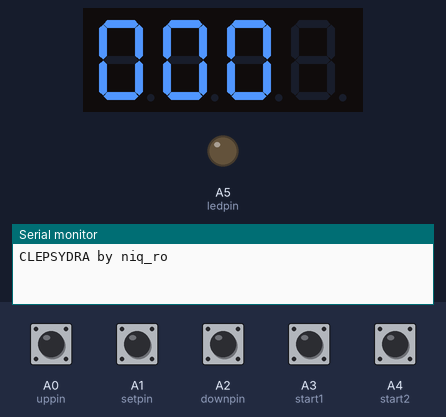
The sketch below on a simulated Arduino Uno, built with avr-gcc and run on an emulated ATmega328P. On the bench: 4-digit seven-segment display, output pins drawn as LEDs (lit = HIGH), the last lines printed to the serial monitor. Wiring (inferred from the names in the program): 4-digit 7-segment display, segments lit when HIGH: segments pin 2, pin 3, pin 4, pin 5, pin 12, pin 7, pin 8, pin 13; digit selects pin 11, pin 10, pin 9, pin 6. Inputs (shaded band) come from the test bench; at power-on: A0 (uppin), A1 (setpin), A2 (downpin), A3 (start1), A4 (start2) HIGH. EEPROM starts erased; the segment pins are drawn as the display they are named for; pins used as bus, display or sensor lines are not drawn.

Above: at 1.4 s.
1.5 s: A1 (setpin) pulled LOW for 0.15 s
At 4.1 s:
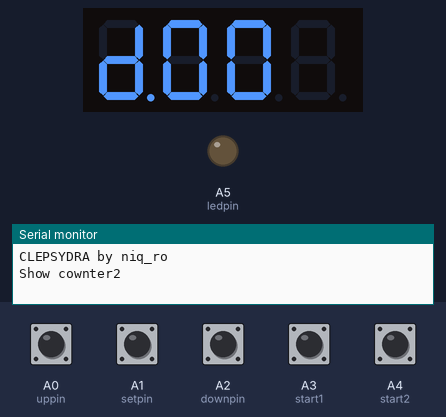
4.6 s: A1 (setpin) pulled LOW for 1 s
At 5.4 s:
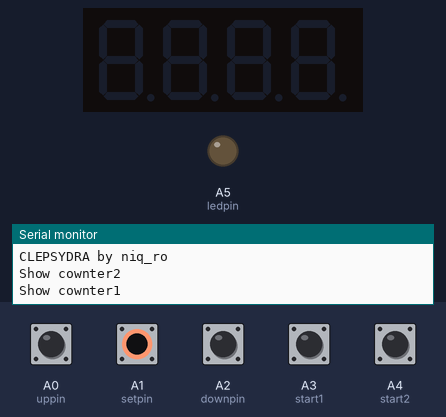
8.1 s: A0 (uppin) pulled LOW for 1 s
At 9.6 s:
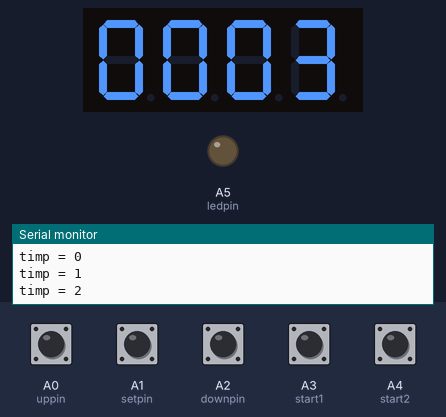
10.6 s: A3 (start1) pulled LOW for 0.15 s
At 12.0 s:
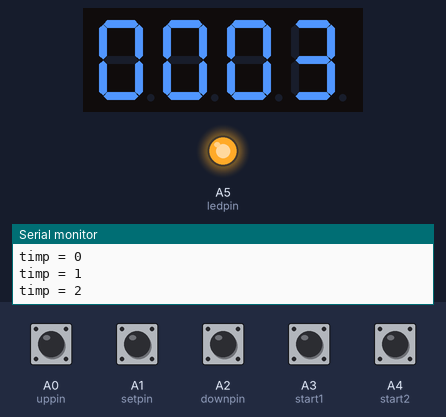
Timing chart, 0 to 16.7 s (numbered marks = the images above; inputs shaded):
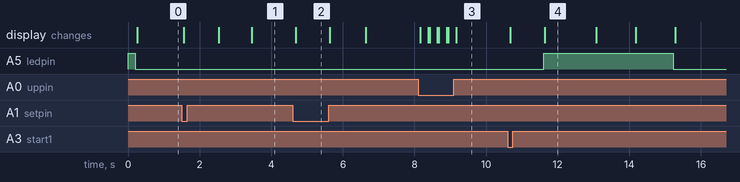

The sketch:

clepsydra_1m2b.ino
```cpp
/*
 base sketch: https://cdn.sparkfun.com/datasheets/Components/LED/_7Seg_Example.pde
 4 digit 7 segment display: http://www.sparkfun.com/products/9483
 7 segments + 4 digits + 1 colon = 12 pins required for full control
modified connexion by Nicu FLORICA (niq_ro) from http://nicuflorica.blogspot.com
http://arduinotehniq.blogspot.com
http://www.tehnic.go.ro
http://www.arduinotehniq.com/

CLEPSYDRA - write by Nicu FLORICA (niq_ro) for Biyachie
ver.1.0 - initial version (20.09.2017)
ver.1.1 - made basic function (22.09.2017)
ver.1.2 - store value in EEPROM memory )(0 to 255)
ver.1.2a - strore bigger value (999 maximum)
ver.1.2b - for maxim value as 9999
*/

#include "EEPROM.h"// http://tronixstuff.com/2011/03/16/tutorial-your-arduinos-inbuilt-eeprom/

int digit1 = 11; //PWM pin for control digit 1 (left side)
int digit2 = 10; //PWM pin for control digit 2
int digit3 = 9;  //PWM pin for control digit 3
int digit4 = 6;  //PWM pin for control digit 4 (right side)

int segA = 2; // pin for control "a" segment
int segB = 3; // pin for control "b" segment
int segC = 4; // pin for control "c" segment
int segD = 5; // pin for control "d" segment
int segE = 12; // pin for control e" segment
int segF = 7; // pin for control "f" segment
int segG = 8; // pin for control "g" segment
int segDP = 13; // pin for control decimal point

#define uppin A0   // pin for increase value (+)  (A0---SW0---GND)
#define setpin A1   // pin for MENU/change (A1---SW1--GND)
#define downpin A2   // pin for decrease value (-) (A2---SW2---GND)
#define start1 A3   // pin for start1 type (A3---SW3---GND)
#define start2 A4   // pin for start2 type (A4---SW4---GND)
#define ledpin A5   // pin for control LED (A5---LED--220R--GND)


int DISPLAY_BRIGHTNESS = 500;
//Display brightness
//Each digit is on for a certain amount of microseconds
//Then it is off until we have reached a total of 20ms for the function call
//Let's assume each digit is on for 1000us
//Each digit is on for 1ms, there are 4 digits, so the display is off for 16ms.
//That's a ratio of 1ms to 16ms or 6.25% on time (PWM).
//Let's define a variable called brightness that varies from:
//5000 blindingly bright (15.7mA current draw per digit)
//2000 shockingly bright (11.4mA current draw per digit)
//1000 pretty bright (5.9mA)
//500 normal (3mA)
//200 dim but readable (1.4mA)
//50 dim but readable (0.56mA)
//5 dim but readable (0.31mA)
//1 dim but readable in dark (0.28mA)

/*
//for common catode
#define DIGIT_ON  HIGH
#define DIGIT_OFF  LOW
#define SEGMENT_ON  LOW
#define SEGMENT_OFF HIGH
*/

// for common anode
#define DIGIT_ON  LOW
#define DIGIT_OFF  HIGH
#define SEGMENT_ON  HIGH
#define SEGMENT_OFF LOW

int timp;
int numaratoare;

byte meniu = 2;

int cicluri = 250;  // for DISPLAY_BRIGHTNESS = 500;
// NOTE: value for "cicluri" is important to precizion the clock
int timpramas = timp;

int timpmax = 9999;  // maximul value for time
int numaratoaremax = 9999; // maximum malue for couter

int timp1, timp2;
int numaratoare1, numaratoare2;

void setup() {
  pinMode(segA, OUTPUT);
  pinMode(segB, OUTPUT);
  pinMode(segC, OUTPUT);
  pinMode(segD, OUTPUT);
  pinMode(segE, OUTPUT);
  pinMode(segF, OUTPUT);
  pinMode(segG, OUTPUT);
  pinMode(segDP, OUTPUT);

  pinMode(digit1, OUTPUT);
  pinMode(digit2, OUTPUT);
  pinMode(digit3, OUTPUT);
  pinMode(digit4, OUTPUT);

 Serial.begin(9600);
 Serial.println("CLEPSYDRA by niq_ro");

 pinMode(uppin, INPUT);  //   (A0---SW0---GND)
 pinMode(setpin, INPUT);  //  (A1---SW1---GND)
 pinMode(downpin, INPUT);  // (A2---SW2---GND)
 pinMode(start1, INPUT);  //  (A3---SW3---GND)
 pinMode(start2, INPUT);  //  (A4---SW4---GND)

 digitalWrite(uppin, HIGH); // pull-ups on
 digitalWrite(setpin, HIGH);
 digitalWrite(downpin, HIGH);
 digitalWrite(start1, HIGH);
 digitalWrite(start2, HIGH);

pinMode(ledpin, OUTPUT); // control led
digitalWrite(ledpin, HIGH);
delay(200);
digitalWrite(ledpin, LOW);

// uncomment first time next 4 lines, upload sketch, comment lines and upload again...
//EEPROM.write(100,1);
//EEPROM.write(101,0);
//EEPROM.write(102,1);
//EEPROM.write(103,0);

timp = EEPROM.read(100) + 256*EEPROM.read(101);
numaratoare = EEPROM.read(102) + 256*EEPROM.read(103);

if (timp > timpmax)
{
  timp = 1; // if is wrong value in EEPROM memory punt minimum value
  EEPROM.write(100,0);
  EEPROM.write(101,1);
}
if (numaratoare > numaratoaremax)
{
  numaratoare = 0; // reset counter (d.xxx)
  EEPROM.write(102,0);
  EEPROM.write(103,0);
}

//numaratoare = 996;  // just for tests
}

void loop() {

if (meniu == 2)
{

for(int i = cicluri ; i >0  ; i--)
{
displayNumber(timp); // this is number to diplay
if (!(digitalRead(uppin)))
 {
  Serial.print("timp = ");
  Serial.println(timp);
  timp = timp + 1;
  if (timp > timpmax) timp = timpmax;
  timp1 = timp/256;
  timp2 = timp - 256*timp1;
  EEPROM.write(100,timp2);
  EEPROM.write(101,timp1);
  timpramas = timp;
  delay(250);
 }

if (!(digitalRead(downpin)))
 {
  Serial.print("timp = ");
  Serial.println(timp);
  timp = timp - 1;
  if (timp <=0) timp = 1;
  timp1 = timp/256;
  timp2 = timp - 256*timp1;
  EEPROM.write(100,timp2);
  EEPROM.write(101,timp1);
  timpramas = timp;
  delay(250);
 }

 if (!(digitalRead(setpin)))
 {
  Serial.println("Show cownter2");
  meniu = 3;
  delay(1000);
 }

if (!(digitalRead(start1)))
 {
  numaratoare = numaratoare + 1;  // increase value with 1
  if (numaratoare > numaratoaremax) numaratoare = 0; // reset value
  numaratoare1 = numaratoare/256;
  numaratoare2 = numaratoare - 256*numaratoare1;
  EEPROM.write(102,numaratoare2);
  EEPROM.write(103,numaratoare1);
  delay(1000);
  digitalWrite(ledpin, HIGH);
  meniu = 1;
 }

if (!(digitalRead(start2)))
 {
  numaratoare = numaratoare + 2;  // increase value with 1
  if (numaratoare > numaratoaremax) numaratoare = 0; // reset value
  numaratoare1 = numaratoare/256;
  numaratoare2 = numaratoare - 256*numaratoare1;
  EEPROM.write(102,numaratoare2);
  EEPROM.write(103,numaratoare1);
  delay(1000);
  digitalWrite(ledpin, HIGH);
  meniu = 1;
 }
}
}  // end meniu = 2

if (meniu == 3)
{

for(int i = cicluri ; i >0  ; i--)
{
  if (numaratoare <=999) displayNumber1(numaratoare); // this is number to diplay
  else displayNumber(numaratoare);

 if (!(digitalRead(setpin)))
 {
  Serial.println("Show cownter1");
  meniu = 2;
  delay(1000);
 }
}
}  // end meniu = 3


 if (meniu == 1)
 {
 for(int i = cicluri ; i >0  ; i--)
   {
     displayNumber(timpramas); // this is number to diplay
   }
 timpramas = timpramas -1; // decrease number

if (timpramas < 1) // if time is gone
{
timpramas = timp;
digitalWrite(ledpin, LOW);
meniu = 2;
}
 }  // end meniu = 1


} // end main program


//Given a number, turns on those segments
//If number == 10, then turn off number
void lightNumber(int numberToDisplay) {
  switch (numberToDisplay){

  case 0:
    digitalWrite(segA, SEGMENT_ON);
    digitalWrite(segB, SEGMENT_ON);
    digitalWrite(segC, SEGMENT_ON);
    digitalWrite(segD, SEGMENT_ON);
    digitalWrite(segE, SEGMENT_ON);
    digitalWrite(segF, SEGMENT_ON);
    digitalWrite(segG, SEGMENT_OFF);
    break;

  case 1:
    digitalWrite(segA, SEGMENT_OFF);
    digitalWrite(segB, SEGMENT_ON);
    digitalWrite(segC, SEGMENT_ON);
    digitalWrite(segD, SEGMENT_OFF);
    digitalWrite(segE, SEGMENT_OFF);
    digitalWrite(segF, SEGMENT_OFF);
    digitalWrite(segG, SEGMENT_OFF);
    break;

  case 2:
    digitalWrite(segA, SEGMENT_ON);
    digitalWrite(segB, SEGMENT_ON);
    digitalWrite(segC, SEGMENT_OFF);
    digitalWrite(segD, SEGMENT_ON);
    digitalWrite(segE, SEGMENT_ON);
    digitalWrite(segF, SEGMENT_OFF);
    digitalWrite(segG, SEGMENT_ON);
    break;

  case 3:
    digitalWrite(segA, SEGMENT_ON);
    digitalWrite(segB, SEGMENT_ON);
    digitalWrite(segC, SEGMENT_ON);
    digitalWrite(segD, SEGMENT_ON);
    digitalWrite(segE, SEGMENT_OFF);
    digitalWrite(segF, SEGMENT_OFF);
    digitalWrite(segG, SEGMENT_ON);
    break;

  case 4:
    digitalWrite(segA, SEGMENT_OFF);
    digitalWrite(segB, SEGMENT_ON);
    digitalWrite(segC, SEGMENT_ON);
    digitalWrite(segD, SEGMENT_OFF);
    digitalWrite(segE, SEGMENT_OFF);
    digitalWrite(segF, SEGMENT_ON);
    digitalWrite(segG, SEGMENT_ON);
    break;

  case 5:
    digitalWrite(segA, SEGMENT_ON);
    digitalWrite(segB, SEGMENT_OFF);
    digitalWrite(segC, SEGMENT_ON);
    digitalWrite(segD, SEGMENT_ON);
    digitalWrite(segE, SEGMENT_OFF);
    digitalWrite(segF, SEGMENT_ON);
    digitalWrite(segG, SEGMENT_ON);
    break;

  case 6:
    digitalWrite(segA, SEGMENT_ON);
    digitalWrite(segB, SEGMENT_OFF);
    digitalWrite(segC, SEGMENT_ON);
    digitalWrite(segD, SEGMENT_ON);
    digitalWrite(segE, SEGMENT_ON);
    digitalWrite(segF, SEGMENT_ON);
    digitalWrite(segG, SEGMENT_ON);
    break;

  case 7:
    digitalWrite(segA, SEGMENT_ON);
    digitalWrite(segB, SEGMENT_ON);
    digitalWrite(segC, SEGMENT_ON);
    digitalWrite(segD, SEGMENT_OFF);
    digitalWrite(segE, SEGMENT_OFF);
    digitalWrite(segF, SEGMENT_OFF);
    digitalWrite(segG, SEGMENT_OFF);
    break;

  case 8:
    digitalWrite(segA, SEGMENT_ON);
    digitalWrite(segB, SEGMENT_ON);
    digitalWrite(segC, SEGMENT_ON);
    digitalWrite(segD, SEGMENT_ON);
    digitalWrite(segE, SEGMENT_ON);
    digitalWrite(segF, SEGMENT_ON);
    digitalWrite(segG, SEGMENT_ON);
    break;

  case 9:
    digitalWrite(segA, SEGMENT_ON);
    digitalWrite(segB, SEGMENT_ON);
    digitalWrite(segC, SEGMENT_ON);
    digitalWrite(segD, SEGMENT_ON);
    digitalWrite(segE, SEGMENT_OFF);
    digitalWrite(segF, SEGMENT_ON);
    digitalWrite(segG, SEGMENT_ON);
    break;

  // all segment are ON
  case 10:
    digitalWrite(segA, SEGMENT_OFF);
    digitalWrite(segB, SEGMENT_OFF);
    digitalWrite(segC, SEGMENT_OFF);
    digitalWrite(segD, SEGMENT_OFF);
    digitalWrite(segE, SEGMENT_OFF);
    digitalWrite(segF, SEGMENT_OFF);
    digitalWrite(segG, SEGMENT_OFF);
    break;

    // degree symbol made by niq_ro
  case 11:
    digitalWrite(segA, SEGMENT_ON);
    digitalWrite(segB, SEGMENT_ON);
    digitalWrite(segC, SEGMENT_OFF);
    digitalWrite(segD, SEGMENT_OFF);
    digitalWrite(segE, SEGMENT_OFF);
    digitalWrite(segF, SEGMENT_ON);
    digitalWrite(segG, SEGMENT_ON);
    break;

  // C letter made by niq_ro
  case 12:
    digitalWrite(segA, SEGMENT_ON);
    digitalWrite(segB, SEGMENT_OFF);
    digitalWrite(segC, SEGMENT_OFF);
    digitalWrite(segD, SEGMENT_ON);
    digitalWrite(segE, SEGMENT_ON);
    digitalWrite(segF, SEGMENT_ON);
    digitalWrite(segG, SEGMENT_OFF);
    break;

  // H letter made by niq_ro
  case 13:
    digitalWrite(segA, SEGMENT_OFF);
    digitalWrite(segB, SEGMENT_ON);
    digitalWrite(segC, SEGMENT_ON);
    digitalWrite(segD, SEGMENT_OFF);
    digitalWrite(segE, SEGMENT_ON);
    digitalWrite(segF, SEGMENT_ON);
    digitalWrite(segG, SEGMENT_ON);
    break;

  // L letter made by niq_ro
  case 14:
    digitalWrite(segA, SEGMENT_OFF);
    digitalWrite(segB, SEGMENT_OFF);
    digitalWrite(segC, SEGMENT_OFF);
    digitalWrite(segD, SEGMENT_ON);
    digitalWrite(segE, SEGMENT_ON);
    digitalWrite(segF, SEGMENT_ON);
    digitalWrite(segG, SEGMENT_OFF);
    break;

  // A letter made by niq_ro
  case 15:
    digitalWrite(segA, SEGMENT_ON);
    digitalWrite(segB, SEGMENT_ON);
    digitalWrite(segC, SEGMENT_ON);
    digitalWrite(segD, SEGMENT_OFF);
    digitalWrite(segE, SEGMENT_ON);
    digitalWrite(segF, SEGMENT_ON);
    digitalWrite(segG, SEGMENT_ON);
    break;

    // F letter made by niq_ro
  case 16:
    digitalWrite(segA, SEGMENT_ON);
    digitalWrite(segB, SEGMENT_OFF);
    digitalWrite(segC, SEGMENT_OFF);
    digitalWrite(segD, SEGMENT_OFF);
    digitalWrite(segE, SEGMENT_ON);
    digitalWrite(segF, SEGMENT_ON);
    digitalWrite(segG, SEGMENT_ON);
    break;

  // n letter made by niq_ro
  case 17:
    digitalWrite(segA, SEGMENT_OFF);
    digitalWrite(segB, SEGMENT_OFF);
    digitalWrite(segC, SEGMENT_ON);
    digitalWrite(segD, SEGMENT_OFF);
    digitalWrite(segE, SEGMENT_ON);
    digitalWrite(segF, SEGMENT_OFF);
    digitalWrite(segG, SEGMENT_ON);
    break;

    // o letter made by niq_ro
  case 18:
    digitalWrite(segA, SEGMENT_OFF);
    digitalWrite(segB, SEGMENT_OFF);
    digitalWrite(segC, SEGMENT_ON);
    digitalWrite(segD, SEGMENT_ON);
    digitalWrite(segE, SEGMENT_ON);
    digitalWrite(segF, SEGMENT_OFF);
    digitalWrite(segG, SEGMENT_ON);
    break;

 // "Y" letter made by niq_ro
  case 19:
    digitalWrite(segA, SEGMENT_OFF);
    digitalWrite(segB, SEGMENT_ON);
    digitalWrite(segC, SEGMENT_ON);
    digitalWrite(segD, SEGMENT_ON);
    digitalWrite(segE, SEGMENT_OFF);
    digitalWrite(segF, SEGMENT_ON);
    digitalWrite(segG, SEGMENT_ON);
    break;

  // "r" letter made by niq_ro
  case 20:
    digitalWrite(segA, SEGMENT_OFF);
    digitalWrite(segB, SEGMENT_OFF);
    digitalWrite(segC, SEGMENT_OFF);
    digitalWrite(segD, SEGMENT_OFF);
    digitalWrite(segE, SEGMENT_ON);
    digitalWrite(segF, SEGMENT_OFF);
    digitalWrite(segG, SEGMENT_ON);
    break;

  // "d" letter made by niq_ro
  case 21:
    digitalWrite(segA, SEGMENT_OFF);
    digitalWrite(segB, SEGMENT_ON);
    digitalWrite(segC, SEGMENT_ON);
    digitalWrite(segD, SEGMENT_ON);
    digitalWrite(segE, SEGMENT_ON);
    digitalWrite(segF, SEGMENT_OFF);
    digitalWrite(segG, SEGMENT_ON);
    break;
 }
}


// display number
void displayNumber(int toDisplay) {
  for(int digit = 4 ; digit > 0 ; digit--) {

    //Turn on a digit for a short amount of time
    switch(digit) {
    case 1:
     digitalWrite(digit1, DIGIT_ON);
        digitalWrite(segDP, SEGMENT_OFF);
      break;
   case 2:
      digitalWrite(digit2, DIGIT_ON);
    digitalWrite(segDP, SEGMENT_OFF);
      break;
    case 3:
      digitalWrite(digit3, DIGIT_ON);
   digitalWrite(segDP, SEGMENT_OFF);
      break;
    case 4:
      digitalWrite(digit4, DIGIT_ON);
    digitalWrite(segDP, SEGMENT_OFF);
      break;
    }
    lightNumber(toDisplay % 10);
    toDisplay /= 10;
    delayMicroseconds(DISPLAY_BRIGHTNESS);

     //Turn off all segments
    lightNumber(10);
    digitalWrite(segDP, SEGMENT_OFF);

    delayMicroseconds(DISPLAY_BRIGHTNESS);

    //Turn off all digits
    digitalWrite(digit1, DIGIT_OFF);
    digitalWrite(digit2, DIGIT_OFF);
    digitalWrite(digit3, DIGIT_OFF);
    digitalWrite(digit4, DIGIT_OFF);
    digitalWrite(segDP, SEGMENT_OFF);
}
}

// display letter "d" & number
void displayNumber1(int toDisplay) {
  for(int digit = 4 ; digit > 0 ; digit--) {

    //Turn on a digit for a short amount of time
    switch(digit) {
    case 1:
      digitalWrite(digit1, DIGIT_ON);
      lightNumber(21);   // d letter
      digitalWrite(segDP, SEGMENT_ON);
      delayMicroseconds(DISPLAY_BRIGHTNESS);
      break;
   case 2:
      digitalWrite(digit2, DIGIT_ON);
      lightNumber(toDisplay % 10);
      toDisplay /= 10;
      digitalWrite(segDP, SEGMENT_OFF);
      delayMicroseconds(DISPLAY_BRIGHTNESS);
      break;
    case 3:
      digitalWrite(digit3, DIGIT_ON);
      lightNumber(toDisplay % 10);
      toDisplay /= 10;
      digitalWrite(segDP, SEGMENT_OFF);
      delayMicroseconds(DISPLAY_BRIGHTNESS);
      break;
    case 4:
      digitalWrite(digit4, DIGIT_ON);
      lightNumber(toDisplay % 10);
      toDisplay /= 10;
      digitalWrite(segDP, SEGMENT_OFF);
      delayMicroseconds(DISPLAY_BRIGHTNESS);
      break;
    }

     //Turn off all segments
    lightNumber(10);
    DISPLAY_BRIGHTNESS;
    delayMicroseconds(DISPLAY_BRIGHTNESS);

    //Turn off all digits
    digitalWrite(digit1, DIGIT_OFF);
    digitalWrite(digit2, DIGIT_OFF);
    digitalWrite(digit3, DIGIT_OFF);
    digitalWrite(digit4, DIGIT_OFF);
    digitalWrite(segDP, SEGMENT_OFF);
}
}
```

Measured:
- after the input at 1.5 s, the display: first changes after 0.06 s (image 1 shows a later state)
- after the input at 4.6 s, the display: changes after 0.08 s (image 2)
- after the input at 8.1 s, the display: first changes after 0.06 s (image 3 shows a later state)
- after the input at 10.6 s, A5 (ledpin): LOW → HIGH after 1.0 s, → LOW 3.6 s later; the display: first changes after 0.08 s (image 4 shows a later state)
- what the display in image 4 shows lasts 1.5 s, from 11.6 s to 13.1 s
